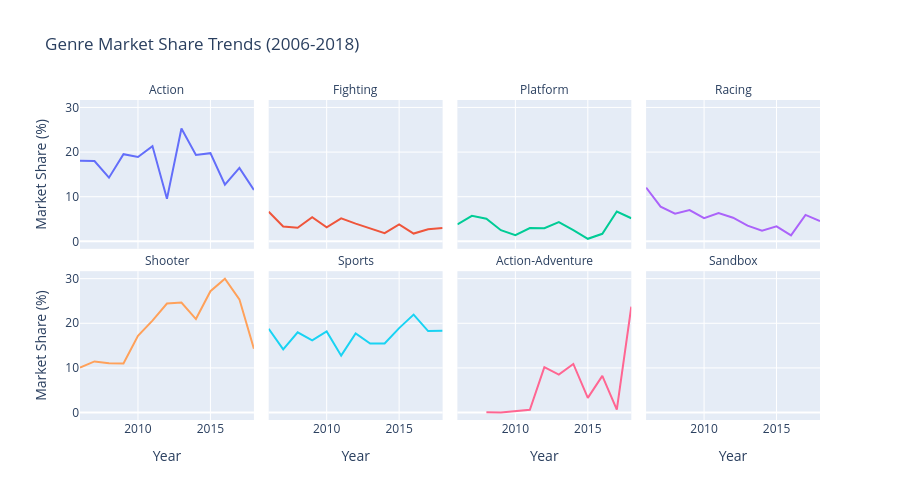

This figure's notebook cell:
### Code cell
# Market share trend lines (faceted)
yearly_genre = (
    df_scoped[df_scoped['genre'].notna()]
    .groupby(['release_year', 'genre'])['total_sales']
    .sum()
    .reset_index()
)
yearly_total = df_scoped.groupby('release_year')['total_sales'].sum().reset_index()
yearly_total.columns = ['release_year', 'market_total']
yearly_genre = yearly_genre.merge(yearly_total, on='release_year')
yearly_genre['market_share_pct'] = yearly_genre['total_sales'] / yearly_genre['market_total'] * 100

# Top 8 genres
top_genres = genre_attract.nlargest(8, 'attractiveness_score')['genre'].tolist()

fig = px.line(
    yearly_genre[yearly_genre['genre'].isin(top_genres)],
    x='release_year', y='market_share_pct', color='genre',
    facet_col='genre', facet_col_wrap=4,
    labels={'release_year': 'Year', 'market_share_pct': 'Market Share (%)', 'genre': ''},
    title='Genre Market Share Trends (2006-2018)'
)
fig.update_layout(height=500, showlegend=False)
fig.for_each_annotation(lambda a: a.update(text=a.text.split('=')[-1]))
fig.write_html(f'{FIGURES_DIR}/genre_market_trends.html')
fig.show()

### Figure 1 — Plotly figure (JSON) as saved in the notebook; plotly's stock layout.template omitted (floating-point values rounded to 4 significant figures)
{"data": [{"hovertemplate": "=Action<br>Year=%{x}<br>Market Share (%)=%{y}<extra></extra>", "legendgroup": "Action", "line": {"color": "#636efa", "dash": "solid"}, "marker": {"symbol": "circle"}, "mode": "lines", "name": "Action", "orientation": "v", "showlegend": true, "type": "scatter", "x": [2006, 2007, 2008, 2009, 2010, 2011, 2012, 2013, 2014, 2015, 2016, 2017, 2018], "xaxis": "x5", "y": [18.05, 17.99, 14.26, 19.52, 18.9, 21.35, 9.528, 25.29, 19.35, 19.76, 12.72, 16.45, 11.5], "yaxis": "y5"}, {"hovertemplate": "=Fighting<br>Year=%{x}<br>Market Share (%)=%{y}<extra></extra>", "legendgroup": "Fighting", "line": {"color": "#EF553B", "dash": "solid"}, "marker": {"symbol": "circle"}, "mode": "lines", "name": "Fighting", "orientation": "v", "showlegend": true, "type": "scatter", "x": [2006, 2007, 2008, 2009, 2010, 2011, 2012, 2013, 2014, 2015, 2016, 2017, 2018], "xaxis": "x6", "y": [6.651, 3.339, 3.031, 5.397, 3.128, 5.147, 3.97, 2.854, 1.849, 3.805, 1.751, 2.698, 2.979], "yaxis": "y6"}, {"hovertemplate": "=Platform<br>Year=%{x}<br>Market Share (%)=%{y}<extra></extra>", "legendgroup": "Platform", "line": {"color": "#00cc96", "dash": "solid"}, "marker": {"symbol": "circle"}, "mode": "lines", "name": "Platform", "orientation": "v", "showlegend": true, "type": "scatter", "x": [2006, 2007, 2008, 2009, 2010, 2011, 2012, 2013, 2014, 2015, 2016, 2017, 2018], "xaxis": "x7", "y": [3.799, 5.716, 5.087, 2.496, 1.37, 2.974, 2.956, 4.329, 2.526, 0.5703, 1.688, 6.673, 5.175], "yaxis": "y7"}, {"hovertemplate": "=Racing<br>Year=%{x}<br>Market Share (%)=%{y}<extra></extra>", "legendgroup": "Racing", "line": {"color": "#ab63fa", "dash": "solid"}, "marker": {"symbol": "circle"}, "mode": "lines", "name": "Racing", "orientation": "v", "showlegend": true, "type": "scatter", "x": [2006, 2007, 2008, 2009, 2010, 2011, 2012, 2013, 2014, 2015, 2016, 2017, 2018], "xaxis": "x8", "y": [12.05, 7.78, 6.21, 6.991, 5.208, 6.315, 5.299, 3.52, 2.376, 3.361, 1.332, 5.923, 4.533], "yaxis": "y8"}, {"hovertemplate": "=Shooter<br>Year=%{x}<br>Market Share (%)=%{y}<extra></extra>", "legendgroup": "Shooter", "line": {"color": "#FFA15A", "dash": "solid"}, "marker": {"symbol": "circle"}, "mode": "lines", "name": "Shooter", "orientation": "v", "showlegend": true, "type": "scatter", "x": [2006, 2007, 2008, 2009, 2010, 2011, 2012, 2013, 2014, 2015, 2016, 2017, 2018], "xaxis": "x", "y": [10.06, 11.45, 11.06, 10.99, 17.17, 20.61, 24.43, 24.65, 20.94, 27.19, 30.0, 25.37, 14.3], "yaxis": "y"}, {"hovertemplate": "=Sports<br>Year=%{x}<br>Market Share (%)=%{y}<extra></extra>", "legendgroup": "Sports", "line": {"color": "#19d3f3", "dash": "solid"}, "marker": {"symbol": "circle"}, "mode": "lines", "name": "Sports", "orientation": "v", "showlegend": true, "type": "scatter", "x": [2006, 2007, 2008, 2009, 2010, 2011, 2012, 2013, 2014, 2015, 2016, 2017, 2018], "xaxis": "x2", "y": [18.78, 14.16, 17.96, 16.18, 18.19, 12.75, 17.71, 15.46, 15.46, 18.92, 21.94, 18.25, 18.35], "yaxis": "y2"}, {"hovertemplate": "=Action-Adventure<br>Year=%{x}<br>Market Share (%)=%{y}<extra></extra>", "legendgroup": "Action-Adventure", "line": {"color": "#FF6692", "dash": "solid"}, "marker": {"symbol": "circle"}, "mode": "lines", "name": "Action-Adventure", "orientation": "v", "showlegend": true, "type": "scatter", "x": [2008, 2009, 2011, 2012, 2013, 2014, 2015, 2016, 2017, 2018], "xaxis": "x3", "y": [0.05207, 0.0, 0.6408, 10.17, 8.499, 10.89, 3.287, 8.21, 0.6616, 23.71], "yaxis": "y3"}, {"hovertemplate": "=Sandbox<br>Year=%{x}<br>Market Share (%)=%{y}<extra></extra>", "legendgroup": "Sandbox", "line": {"color": "#B6E880", "dash": "solid"}, "marker": {"symbol": "circle"}, "mode": "lines", "name": "Sandbox", "orientation": "v", "showlegend": true, "type": "scatter", "x": [2018], "xaxis": "x4", "y": [1.277], "yaxis": "y4"}], "layout": {"annotations": [{"font": {}, "showarrow": false, "text": "Shooter", "x": 0.1175, "xanchor": "center", "xref": "paper", "y": 0.465, "yanchor": "bottom", "yref": "paper"}, {"font": {}, "showarrow": false, "text": "Sports", "x": 0.3725, "xanchor": "center", "xref": "paper", "y": 0.465, "yanchor": "bottom", "yref": "paper"}, {"font": {}, "showarrow": false, "text": "Action-Adventure", "x": 0.6275, "xanchor": "center", "xref": "paper", "y": 0.465, "yanchor": "bottom", "yref": "paper"}, {"font": {}, "showarrow": false, "text": "Sandbox", "x": 0.8825, "xanchor": "center", "xref": "paper", "y": 0.465, "yanchor": "bottom", "yref": "paper"}, {"font": {}, "showarrow": false, "text": "Action", "x": 0.1175, "xanchor": "center", "xref": "paper", "y": 1.0, "yanchor": "bottom", "yref": "paper"}, {"font": {}, "showarrow": false, "text": "Fighting", "x": 0.3725, "xanchor": "center", "xref": "paper", "y": 1.0, "yanchor": "bottom", "yref": "paper"}, {"font": {}, "showarrow": false, "text": "Platform", "x": 0.6275, "xanchor": "center", "xref": "paper", "y": 1.0, "yanchor": "bottom", "yref": "paper"}, {"font": {}, "showarrow": false, "text": "Racing", "x": 0.8825, "xanchor": "center", "xref": "paper", "y": 1.0, "yanchor": "bottom", "yref": "paper"}], "height": 500, "legend": {"title": {"text": ""}, "tracegroupgap": 0}, "showlegend": false, "title": {"text": "Genre Market Share Trends (2006-2018)"}, "xaxis": {"anchor": "y", "domain": [0, 0.235], "title": {"text": "Year"}}, "xaxis2": {"anchor": "y2", "domain": [0.255, 0.49], "matches": "x", "title": {"text": "Year"}}, "xaxis3": {"anchor": "y3", "domain": [0.51, 0.745], "matches": "x", "title": {"text": "Year"}}, "xaxis4": {"anchor": "y4", "domain": [0.765, 1.0], "matches": "x", "title": {"text": "Year"}}, "xaxis5": {"anchor": "y5", "domain": [0, 0.235], "matches": "x", "showticklabels": false}, "xaxis6": {"anchor": "y6", "domain": [0.255, 0.49], "matches": "x", "showticklabels": false}, "xaxis7": {"anchor": "y7", "domain": [0.51, 0.745], "matches": "x", "showticklabels": false}, "xaxis8": {"anchor": "y8", "domain": [0.765, 1.0], "matches": "x", "showticklabels": false}, "yaxis": {"anchor": "x", "domain": [0, 0.465], "title": {"text": "Market Share (%)"}}, "yaxis2": {"anchor": "x2", "domain": [0, 0.465], "matches": "y", "showticklabels": false}, "yaxis3": {"anchor": "x3", "domain": [0, 0.465], "matches": "y", "showticklabels": false}, "yaxis4": {"anchor": "x4", "domain": [0, 0.465], "matches": "y", "showticklabels": false}, "yaxis5": {"anchor": "x5", "domain": [0.535, 1.0], "matches": "y", "title": {"text": "Market Share (%)"}}, "yaxis6": {"anchor": "x6", "domain": [0.535, 1.0], "matches": "y", "showticklabels": false}, "yaxis7": {"anchor": "x7", "domain": [0.535, 1.0], "matches": "y", "showticklabels": false}, "yaxis8": {"anchor": "x8", "domain": [0.535, 1.0], "matches": "y", "showticklabels": false}}}
